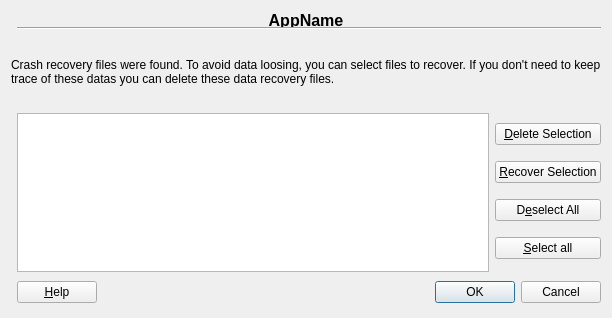
<?xml version="1.0" encoding="UTF-8"?>
<ui version="4.0">
 <class>mfCrashRecoverUi</class>
 <widget class="QDialog" name="mfCrashRecoverUi">
  <property name="geometry">
   <rect>
    <x>0</x>
    <y>0</y>
    <width>612</width>
    <height>318</height>
   </rect>
  </property>
  <property name="windowTitle">
   <string>Dialog</string>
  </property>
  <property name="modal">
   <bool>true</bool>
  </property>
  <layout class="QGridLayout" name="gridLayout">
   <item row="0" column="0" rowspan="2" colspan="3">
    <widget class="QLabel" name="appNameLabel">
     <property name="font">
      <font>
       <pointsize>12</pointsize>
       <weight>75</weight>
       <bold>true</bold>
       <kerning>true</kerning>
      </font>
     </property>
     <property name="contextMenuPolicy">
      <enum>Qt::NoContextMenu</enum>
     </property>
     <property name="text">
      <string>AppName</string>
     </property>
     <property name="alignment">
      <set>Qt::AlignCenter</set>
     </property>
    </widget>
   </item>
   <item row="1" column="1" colspan="2">
    <widget class="Line" name="line">
     <property name="orientation">
      <enum>Qt::Horizontal</enum>
     </property>
    </widget>
   </item>
   <item row="2" column="1" colspan="2">
    <spacer name="verticalSpacer">
     <property name="orientation">
      <enum>Qt::Vertical</enum>
     </property>
     <property name="sizeHint" stdset="0">
      <size>
       <width>107</width>
       <height>55</height>
      </size>
     </property>
    </spacer>
   </item>
   <item row="3" column="0" colspan="3">
    <widget class="QLabel" name="label">
     <property name="text">
      <string>Crash recovery files were found. To avoid data loosing, you can select files to recover. If you don't need to keep trace of these datas you can delete these data recovery files.</string>
     </property>
     <property name="wordWrap">
      <bool>true</bool>
     </property>
    </widget>
   </item>
   <item row="4" column="0" colspan="3">
    <spacer name="verticalSpacer_2">
     <property name="orientation">
      <enum>Qt::Vertical</enum>
     </property>
     <property name="sizeHint" stdset="0">
      <size>
       <width>107</width>
       <height>55</height>
      </size>
     </property>
    </spacer>
   </item>
   <item row="5" column="1">
    <widget class="QListWidget" name="listWidget">
     <property name="selectionMode">
      <enum>QAbstractItemView::MultiSelection</enum>
     </property>
     <property name="selectionBehavior">
      <enum>QAbstractItemView::SelectRows</enum>
     </property>
     <property name="isWrapping" stdset="0">
      <bool>false</bool>
     </property>
     <property name="resizeMode">
      <enum>QListView::Fixed</enum>
     </property>
     <property name="wordWrap">
      <bool>true</bool>
     </property>
    </widget>
   </item>
   <item row="5" column="2">
    <layout class="QVBoxLayout" name="verticalLayout">
     <item>
      <widget class="QPushButton" name="deleteSelectionBut">
       <property name="text">
        <string>&amp;Delete Selection</string>
       </property>
      </widget>
     </item>
     <item>
      <widget class="QPushButton" name="recoverSelectionBut">
       <property name="text">
        <string>&amp;Recover Selection</string>
       </property>
      </widget>
     </item>
     <item>
      <widget class="QPushButton" name="deselectBut">
       <property name="text">
        <string>D&amp;eselect All</string>
       </property>
      </widget>
     </item>
     <item>
      <widget class="QPushButton" name="selectBut">
       <property name="text">
        <string>&amp;Select all</string>
       </property>
      </widget>
     </item>
    </layout>
   </item>
   <item row="6" column="1" colspan="2">
    <layout class="QHBoxLayout" name="horizontalLayout_2">
     <item>
      <widget class="QPushButton" name="helpBut">
       <property name="text">
        <string>&amp;Help</string>
       </property>
      </widget>
     </item>
     <item>
      <spacer name="horizontalSpacer_2">
       <property name="orientation">
        <enum>Qt::Horizontal</enum>
       </property>
       <property name="sizeHint" stdset="0">
        <size>
         <width>129</width>
         <height>29</height>
        </size>
       </property>
      </spacer>
     </item>
     <item>
      <widget class="QDialogButtonBox" name="buttonBox">
       <property name="standardButtons">
        <set>QDialogButtonBox::Cancel|QDialogButtonBox::Ok</set>
       </property>
      </widget>
     </item>
    </layout>
   </item>
  </layout>
 </widget>
 <resources/>
 <connections>
  <connection>
   <sender>buttonBox</sender>
   <signal>rejected()</signal>
   <receiver>mfCrashRecoverUi</receiver>
   <slot>reject()</slot>
   <hints>
    <hint type="sourcelabel">
     <x>530</x>
     <y>375</y>
    </hint>
    <hint type="destinationlabel">
     <x>425</x>
     <y>358</y>
    </hint>
   </hints>
  </connection>
  <connection>
   <sender>selectBut</sender>
   <signal>clicked()</signal>
   <receiver>listWidget</receiver>
   <slot>selectAll()</slot>
   <hints>
    <hint type="sourcelabel">
     <x>372</x>
     <y>313</y>
    </hint>
    <hint type="destinationlabel">
     <x>346</x>
     <y>235</y>
    </hint>
   </hints>
  </connection>
  <connection>
   <sender>deselectBut</sender>
   <signal>clicked()</signal>
   <receiver>listWidget</receiver>
   <slot>clearSelection()</slot>
   <hints>
    <hint type="sourcelabel">
     <x>489</x>
     <y>320</y>
    </hint>
    <hint type="destinationlabel">
     <x>452</x>
     <y>232</y>
    </hint>
   </hints>
  </connection>
  <connection>
   <sender>buttonBox</sender>
   <signal>accepted()</signal>
   <receiver>mfCrashRecoverUi</receiver>
   <slot>accept()</slot>
   <hints>
    <hint type="sourcelabel">
     <x>514</x>
     <y>365</y>
    </hint>
    <hint type="destinationlabel">
     <x>232</x>
     <y>366</y>
    </hint>
   </hints>
  </connection>
 </connections>
</ui>
